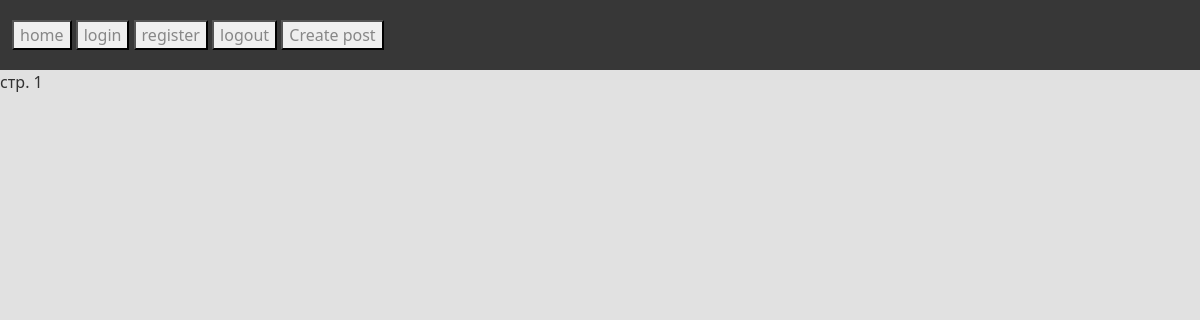
/, run on an earlier commit of the app's database.
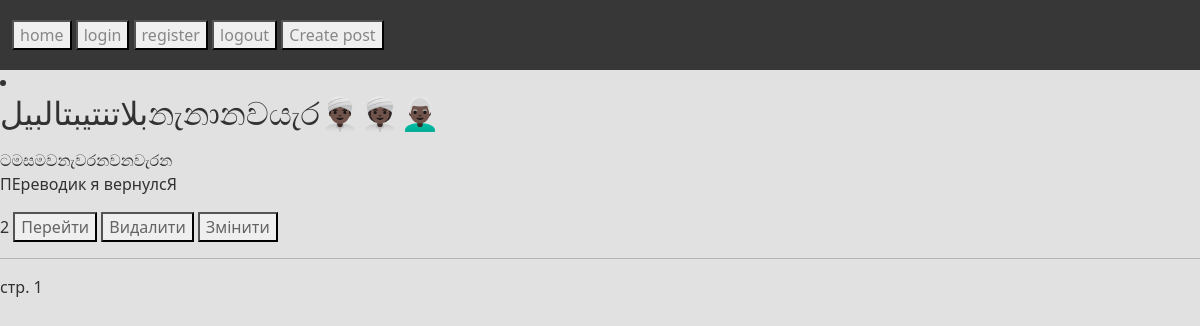
And on a later commit of the database.
### blog/models.py (models this page shows, shortened)
class Post(models.Model):
     title = models.CharField(max_length=255)
     text = models.TextField()
     author = models.ForeignKey(User, on_delete=models.CASCADE, null=True, blank=True)
     p = models.ForeignKey('Pl', on_delete=models.PROTECT, null=True, blank=True)
     image = models.ImageField(upload_to='photos/%Y/%m/%d', null=True, blank=True)
     category = models.ForeignKey('Category', on_delete=models.PROTECT, null=True)

### blog/views.py (the view)
# urls.py: path('', index, name='home'),
def index(request):
     posts = Post.objects.all()
     paginator = Paginator(posts, 3)
     page = request.GET.get('page')
     try:
          posts = paginator.page(page)
     except PageNotAnInteger:
          posts = paginator.page(1)
     except EmptyPage:
          posts = paginator.page(paginator.num_pages)
     return render(request, 'index.html', {"page": page, "posts": posts})

### blog/templates/index.html (shortened to what this page needs)
{% extends 'base.html' %}
{% block content %}
     {% for post in posts %}
          <li>
               <h2>{{ post.title }}</h2>
               {% autoescape off %}
               <p>{{ post.text|linebreaks|truncatewords:5}}</p>
               {% endautoescape %}
               {{ post.id }}
               <a href="{% url 'detail' post.pk %}"><button>Перейти</button></a>
               <a href="{% url 'post_delete' post.id %}"><button>Видалити</button></a>
               <a href="{% url 'post_update' post.id %}"><button>Змінити</button></a>
               <hr>
          </li>
     {% endfor %}
     {% include "paginator.html" with page=posts %}
{% endblock %}

### blog/templates/base.html (shortened to what this page needs)
{% load static %}
<!DOCTYPE html>
<html>
    <head>
        <link href="https://cdn.jsdelivr.net/npm/bootstrap@5.1.3/dist/css/bootstrap.min.css" rel="stylesheet">
        <link rel="stylesheet" href="{% static 'css/login.css' %}">
        <link rel="stylesheet" href="{% static 'css/main.css' %}">
    </head>
    <body>
        <nav class="nav">
            <div class="container">
                <div class="nav-row">
                    <button><a type href="{% url 'home' %}">home</a></button>
                    {% if not user.is_authenticated %}
                    <button><a type="submit" href="{% url 'login' %}">login</a></button>
                    <button><a type="submit" href="{% url 'register' %}">register</a></button>
                    {% endif %}
                    <button><a type="submit" href="{% url 'logout' %}">logout</a></button>
                    <button><a type="submit" href="{% url 'create' %}">Create post</a></button>
                </div>
            </div>
        </nav>
        {% block content %}
        {% endblock %}
    </body>
</html>

### blog/templates/paginator.html (shortened to what this page needs)
<div class="paginator">
    <span>
        <span>
            стр. {{page.number}} {{page.paginator_num_pages}}
        </span>
    </span>
</div>

### blog/static/css/main.css (style rules this page uses)
html, body { display: flex; flex-direction: column; min-height: 100vh; background-color: rgb(225, 225, 225); color: rgb(50, 50, 50) }
.container { margin: 0 auto; padding: 0, 15px; max-width: 1200px; }
.nav { padding: 20px 0; border-bottom: 1px rgb(0, 0, 0); background-color: rgb(55, 55, 55); }
a { color:rgb(135, 135, 135); transition: opacity 0.2s ease-in; text-decoration-line: none; }
button { color: rgb(100, 100, 100) }

What changed in the data, as far as the page shows it:
added Post: title "بلاتنتيبتالبيلනැනානවයැර👳🏿‍♂️👳🏿‍♀️👨🏿‍🦳", text "ටමසමවනැවරනවනවැරන ПЕреводик я вернулсЯ", id "2"
